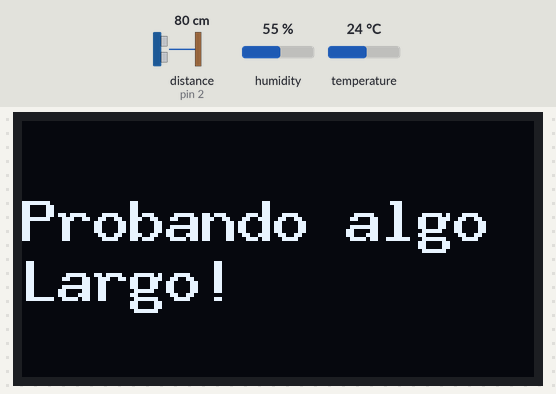
Recording of a sketch running on a simulated Arduino Uno, built with avr-gcc and run on an emulated ATmega328P. Shown: 128×64 one-colour display. Wiring (inferred from the names in the program): ultrasonic range finder: trigger pin 3; echo pin 2. Inputs (shaded band) come from the test bench; at power-on: distance to the obstacle (sensor on pin 2) 80 cm, humidity 55 %, temperature 24 °C. The echo pulse lasts 58.3 µs per cm; what the sketch prints to the serial monitor is not drawn.

Above: at 3.4 s.
3.5 s: distance to the obstacle (sensor on pin 2) set to 32 cm
6.9 s: distance to the obstacle (sensor on pin 2) set to 26 cm
Timing chart, 0 to 9.9 s (numbered marks = the images above; inputs shaded):
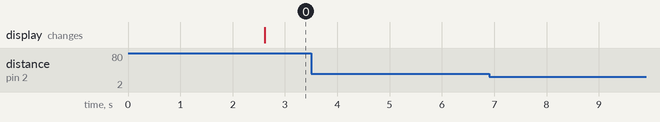

The sketch:

codigoRobotFriolento_0_4_0.ino
```cpp
#include "SensorTemp.h"
#include "SensorUltra.h"
//#include "ActuadorServo.h"
#include "ActuadorPantalla.h"

// Crear una instancia de la clase SensorUltra
SensorUltra sensorUltra;
// Crear una instancia de la clase SensorTemp
SensorTemp sensorTemp;
// Crear una instancia de la clase ActuadorServo
//ActuadorServo actuadorServo;
// Crear una instancia de la clase ActuadorPantalla
ActuadorPantalla actuadorPantalla;

void setup() {
  sensorUltra.configurar();
  sensorTemp.configurar();
  actuadorPantalla.configurar();
}

void loop() {
  sensorUltra.leerDistancia();
  sensorUltra.reconocerDistancia();
  sensorTemp.reconocerTemp();
  sensorTemp.leerTemp();
  actuadorPantalla.mostrarPantalla();
}
```

ActuadorPantalla.cpp
```cpp
#include <Wire.h>
#include <U8g2lib.h>
#include "ActuadorPantalla.h"


// Constructor para pantalla SH1106 128x64 I2C
U8G2_SH1106_128X64_NONAME_F_HW_I2C display(U8G2_R0, U8X8_PIN_NONE);


void ActuadorPantalla::configurar() {
  display.begin();
  display.clearBuffer();
  Serial.begin(115200);
};

void ActuadorPantalla::mostrarPantalla() {
  // Fuente monoespaciada en bold
  // similar a FreeMonoBold12pt7b
  display.setFont(u8g2_font_9x15B_tr);

  // Posición del texto
  display.drawStr(0, 30, "Probando algo ");
  display.drawStr(0, 45, "Largo!");
  // Muestra en pantalla

  display.sendBuffer();
};
```

ActuadorPantalla.h
```cpp
#ifndef ACTUADOR_PANTALLA_H
#define ACTUADOR_PANTALLA_H

#include <Arduino.h>
#include <Wire.h>
#include <U8g2lib.h>

class ActuadorPantalla {


public:
  void configurar();
  void mostrarPantalla();
};


#endif
```

ActuadorServo.cpp
```cpp

```

SensorTemp.cpp
```cpp
// incluir .h
#include "SensorTemp.h"

// una clase que viene desde la libreria del sensor de temp
// donde se especifica que el pin de comunicacion es el 5
// se descarta el pin 2 porque el sensorUltra los ocupará
DHT11 dht11(5);

SensorTemp::SensorTemp() {
}

void SensorTemp::configurar() {
  //Abrir la comunicación serial
  Serial.begin(9600);
}

// Lo que se necesita para que se reconozca la temperatura.
void SensorTemp::reconocerTemp() {
  // Se declara que temperature es un "int".
  int temperature;
}

// Lo que se hace para leer la Temp.
// Según el código de ejemplo.
// https://github.com/dhrubasaha08/DHT11/blob/main/examples/ReadTemperature/ReadTemperature.ino#L18
void SensorTemp::leerTemp() {
  // El int de "temperature" va a ser equivalente
  // a la temperatura leída por el sensor DHT11.
  int temperature = dht11.readTemperature();
  // Cuando la temperatura no presente algún error.
  if (temperature != DHT11::ERROR_CHECKSUM && temperature != DHT11::ERROR_TIMEOUT) {
    // Se demostrará la temperatura actual en el monitor serial.
    Serial.print("Temperature: ");
    Serial.print(temperature);
    Serial.println(" °C");
    // Cada 2 segundos.
    delay(2000);
    // Si es que esto no se cumple.
  } else {
    // Muestra el error en el monitor serial.
    Serial.println(DHT11::getErrorString(temperature));
  }
}
```

SensorTemp.h
```cpp
#ifndef SENSOR_TEMP_H
#define SENSOR_TEMP_H

#include <Arduino.h>

//Incluir biblioteca hecha por Dhruba Saha
//para el funcionamiento del sensor.
#include <DHT11.h>

class SensorTemp {


public:
  // Según el código de ejemplo
  // https://github.com/dhrubasaha08/DHT11/blob/main/examples/ReadTemperature/ReadTemperature.ino#L18
  // En la linea #14 y #15, se explica la creacion de una clase para la conección del sensor
  // A base de eso, con Seba interpretamos esta traducción
  // para que los archivos queden en un mismo lenguaje.

  SensorTemp();
  void configurar();
  void reconocerTemp();
  void leerTemp();
};
#endif
```

SensorUltra.cpp
```cpp
// incluir .h
#include "SensorUltra.h"

SensorUltra::SensorUltra() {
}

void SensorUltra::configurar() {
  // Conectar las patitas.
  pinMode(trigPin, OUTPUT);
  pinMode(echoPin, INPUT);
  Serial.begin(9600);
}

void SensorUltra::reconocerDistancia() {
  // Configuración reconocimiento distancia
  digitalWrite(trigPin, HIGH);
  delayMicroseconds(10);
  digitalWrite(trigPin, LOW);

  // Medir duración del eco.
  duracion = pulseIn(echoPin, HIGH);

  // Calcular distancia en cm.
  distancia = duracion / 58;

  // Determinar si hay una persona (ejemplo: a menos de 30 cm)
  persona = (distancia < 30);
}

void SensorUltra::leerDistancia() {
  // Imprimir en el monitor serial la distancia detectada en cm.
  if (persona) {
    Serial.println("la persona esta a: ");
    Serial.print(distancia);
    Serial.println(" cm");
  } else {
    Serial.println("No hay persona.");
  }
}
```

SensorUltra.h
```cpp
#ifndef SENSOR_ULTRA_H
#define SENSOR_ULTRA_H

#include <Arduino.h>

class SensorUltra {


public:
  int trigPin = 3;
  int echoPin = 2;
  int distancia = 0;
  int duracion = 1000;

  bool persona = false;

  SensorUltra();
  void configurar();
  void reconocerDistancia();
  void leerDistancia();
};

#endif
```

Measured:
- after the input at 3.5 s, every drawn part: stays the same
- after the input at 6.9 s, every drawn part: stays the same
